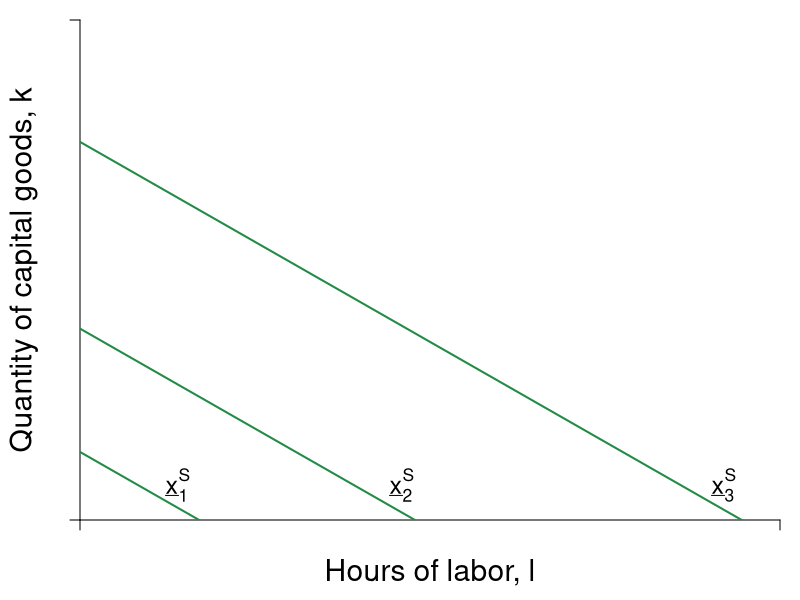

Write the R code that produced this figure.
#Graph Designer: Simon Halliday
#Authors: Bowles, Foley and Halliday
#Title: Coordination, Conflict and Competition: A Text in Microeconomics

library(shape)
pdf(file = "specprodexch/techvariables3.pdf", width = 7, height = 7)

#Set parameters for graphics
pointsize <- 1.8
axislabelsize <- 1.8
labelsize <- 1.5
namesize <- 1.8
annotatesize <- 1.5
graphlinewidth <- 2
segmentlinewidth <- 1.5

COL <- c("#7fc97f", "#beaed4", "#fdc086", "#ffff99", "#386cb0", "#f0027f", "#bf5b17", "#666666")
COLA <- c("#e0f3db", "#99d8c9","#66c2a4","#41ae76", "#238b45", "#005824")
COLB <- c("#c6dbef", "#4eb3d3", "#2b8cbe", "#0868ac","#084081")

#Edited the margins to cater for the larger LHS labels
par(mar =  c(4, 4, 1, 1))

uFn <- function(x, y, alpha = 0.7){
  (x^alpha)*(y^(1 - alpha))
}

isoA <- function(l, alpha = 0.7, xbar = 4, A = 2) {
  (xbar / A)^2 - alpha*l
}

trsline <- function(x, constant = 10, slope = 4){
  constant - (slope)*x
}

ff <- function(x, c = 12, s = 1/3){
  c - s*x
}

xlims <- c(0, 10)
ylims <- c(0, 10)

npts <- 501 
x <- seq(xlims[1], xlims[2], length.out = npts)
y <- seq(ylims[1], ylims[2], length.out = npts) 
a <- c(2, 4, 6)

plot(0, 0, xlim = xlims, ylim = ylims, type = "n",
     xlab = expression(paste("")),
     ylab = expression(paste("")), 
     xaxt = "n", 
     yaxt = "n", 
     cex.lab = axislabelsize, 
     bty = "n", 
     xaxs="i", 
     yaxs="i"
)


# ticksy <- seq(from = 0, to = ylims[2], by = 1)
# ylabels <- seq(from = 0, to = ylims[2], by = 1)
# ticksx <- seq(from = 0, to = xlims[2], by = 1)
# xlabels <- seq(from = 0, to = xlims[2], by = 1)
ticksy <- c(ylims[1],  ylims[2])
ylabels <- c(NA, NA)
ticksx <- c(xlims[1], xlims[2])
xlabels <- c(NA, NA)

axis(1, at = ticksx, pos = 0, labels = xlabels)
axis(2, at = ticksy, pos = 0, labels = ylabels, las = 1)

npts <- 500 
xx1 <- seq(xlims[1], xlims[2], length.out = npts)
xx2 <- seq(0, xlims[2], length.out = npts)
xx3 <- seq(1.5, 2.5, length.out = npts)
xx4 <- seq(3, 5, length.out = npts)
xx5 <- seq(7, 9, length.out = npts)

#Draw the graphs
lines(xx1, isoA(xx1, alpha = 0.8, xbar = 3.5, A = 3), col = COLA[5], lwd = graphlinewidth)
lines(xx1, isoA(xx1, alpha = 0.8, xbar = 4.5, A = 2.3 ), col = COLA[5], lwd = graphlinewidth)
lines(xx1, isoA(xx1, alpha = 0.8, xbar = 5.5, A = 2), col = COLA[5], lwd = graphlinewidth)
#lines(xx1, isoA(xx1, alpha = 0.3, xbar = 4), col = COLB[5], lwd = graphlinewidth)
#lines(xx1, ff(xx1, c = 9, s = 1.34), col = COL[3], lwd = graphlinewidth)
# lines(xx3, trsline(xx3, constant = 16), col = "gray", lty = 2, lwd = graphlinewidth)
# lines(xx4, trsline(xx4, constant = 8, slope = 1), col = "gray", lty = 2, lwd = graphlinewidth)
# lines(xx5, trsline(xx5, constant = 4, slope = 0.25), col = "gray", lty = 2, lwd = graphlinewidth)
#lines(xx4, mcline(xx4, constant = totalcost(x = 3, c0 = 2, c1 = 0.05, c2 = 0.05) - 3*marginalcost(x = 3, c1 = 0.05, c2 = 0.05), slope = marginalcost(x = 3, c1 = 0.05, c2 = 0.05)), col = "gray", lty = 2, lwd = graphlinewidth)



#Label the feasible frontier
# text(3.2, 1, expression("Feasible Frontier"), cex = labelsize)
# text(3.2, 0.5, expression("(production possibilities frontier)"), cex = labelsize)
# Arrows(4.35, 0.95, 8.1, 0.95, col = "black", lty = 1, lwd = 2, arr.type = "triangle", arr.lwd = 0.5)

#Axis labels
mtext(expression(paste("Hours of labor, ", l)), side = 1, line = 2.5, cex = axislabelsize)
text(-0.8, 5, expression(paste("Quantity of capital goods, ", k)), xpd = TRUE, cex = axislabelsize, srt = 90) 


# contour(x, y, 
#         outer(x, y, uFn),
#         drawlabels = FALSE,
#         col = COLB[3],
#         lwd = graphlinewidth,
#         levels = a, 
#         xaxs="i", 
#         yaxs="i", 
#         add = TRUE)


#Label the indifference curves
#text(8, 1.6, expression(paste("Technology E, ", x[1]^E)), cex = labelsize)
# text(6, 9, expression(paste("Technology E Production: ", x == A*(alpha*l + k)^frac(1,2))), cex = labelsize)
# text(6, 8, expression(paste("Isoquant curve: ", k == bgroup("(",frac(bar(x), A),")")^2 - alpha*l   )), cex = labelsize)
# text(6, 7, expression(paste(trs(l,k) == frac(x[l],x[k]), phantom() == alpha)), cex = labelsize)

text(1.4, 0.7, expression(paste(underline(x)[1]^S)), cex = labelsize)
text(4.6, 0.7, expression(paste(underline(x)[2]^S)), cex = labelsize)
text(9.2, 0.7, expression(paste(underline(x)[3]^S)), cex = labelsize)

# text(8, 4, expression(paste(trs(l,k) == frac(2,8), phantom() == 0.25)), cex = labelsize)
# Arrows(8, 3.6, 8, 2.4, col = "black", lty = 1, lwd = 2, arr.type = "triangle", arr.lwd = 0.5)
# 
# text(4, 6, expression(paste(trs(l,k) == frac(4,4), phantom()==1)), cex = labelsize)
# Arrows(4, 5.6, 4, 4.4, col = "black", lty = 1, lwd = 2, arr.type = "triangle", arr.lwd = 0.5)
# 
# text(4, 8, expression(paste(trs(l,k) == frac(8,2), phantom() == 4)), cex = labelsize)
# Arrows(3.05, 8, 2.3, 8, col = "black", lty = 1, lwd = 2, arr.type = "triangle", arr.lwd = 0.5)


#Label feasible and infeasible
#text(8, 9, expression(paste(trs(l,k) == frac(x[l], x[k]), phantom() == frac(mp[l], mp[k]), phantom() == -frac(dk,dl))), cex = labelsize)
#text(3, 2.5, expression(paste("with plan ", (list(x, l, k)) )), cex = labelsize)

# text(8, 8.5, expression(paste("Production set:")), cex = labelsize)
# text(8, 8, expression(paste(x = bar(x), " feasible")), cex = labelsize)
# text(8, 7.5, expression(paste("with plan ", (list(x, l, k)) )), cex = labelsize)

#segments(0, 0, 4, ylims[2], lty = 2, col = "gray" , lwd = segmentlinewidth)

# segments(0, 8, 2.9705, 8, lty = 2, col = "gray" , lwd = segmentlinewidth)
#segments(2.9705, 0, 2.9705, 8, lty = 2, col = "gray" , lwd = segmentlinewidth)
# segments(2, 0, 2, 8, lty = 2, col = "gray" , lwd = segmentlinewidth)
# segments(4, 0, 4, 4, lty = 2, col = "gray" , lwd = segmentlinewidth)
# segments(0, 4, 4, 4, lty = 2, col = "gray" , lwd = segmentlinewidth)
# 
# 
# segments(8, 0, 8, 2, lty = 2, col = "gray" , lwd = segmentlinewidth)
# segments(0, 2, 8, 2, lty = 2, col = "gray" , lwd = segmentlinewidth)
# 
# segments(8, 0, 8,indiffA(x = 8)  , lty = 2, col = "gray" , lwd = segmentlinewidth)
# segments(0, indiffA(x = 8) , 8,indiffA(x = 8)  , lty = 2, col = "gray" , lwd = segmentlinewidth)

#Annotate points (4,4),(2,8),(8,2) on feasibility frontier
# text(4.2, 4.2, expression(paste(b)), cex = labelsize)
# points(2.1, isoA(l = 2.1, alpha = 0.3, xbar = 4), pch = 16, col = "black", cex = 1.5)
# text(2.1 - 0.2, isoA(l = 2.1, alpha = 0.3, xbar = 4), expression(paste(b)), cex = labelsize)


# points(3.04, isoA(l = 3.04, alpha = 0.7, xbar = 4), pch = 16, col = "black", cex = 1.5)
# text(3.04 - 0.2, isoA(l = 3.04, alpha = 0.7, xbar = 4), expression(paste(a)), cex = labelsize)

#points(4.8, indiffA(x = 4.8, alpha = 0.7), pch = 16, col = "black", cex = 1.5)


# text(7, 8, expression(paste("Lily's Utility: ", u^L*(list(x^L, y^L)) == (x^L)^{0.7}*(y^L)^{0.3})), cex = labelsize)
# text(7, 7, expression(paste("Peyton's Utility: ", u^P*(list(x^P, y^P)) == (x^P)^{0.5}*(y^P)^{0.5})), cex = labelsize)



dev.off()
